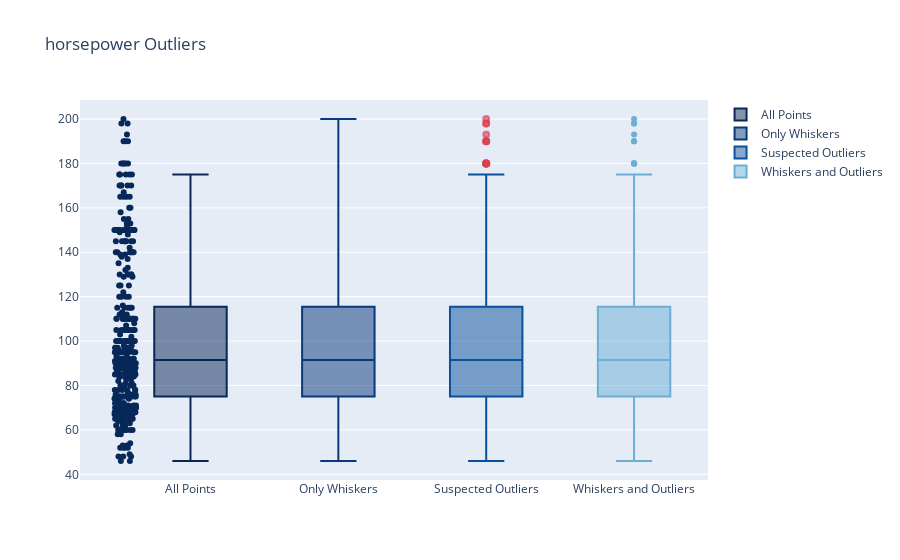

This figure's notebook cell:
### Markdown cell above
### Remove outlier in horsepower

### Code cell
feature_number = df.columns.get_loc('horsepower')
df_clean = TurkyOutliers(df_clean, df_name[feature_number], True)
configure_plotly_browser_state()
OutLiersBox(df_clean, df_clean_name[feature_number])

### Figure 1 — Plotly figure (JSON) as saved in the notebook; plotly's stock layout.template omitted (floating-point values rounded to 4 significant figures; data arrays with more than 128 entries replaced by an {"elided": "..."} marker saying what was removed)
{"data": [{"jitter": 0.3, "name": "All Points", "type": "box", "y": {"elided": "388 int values"}, "marker": {"color": "rgb(7,40,89)"}, "line": {"color": "rgb(7,40,89)"}, "pointpos": -1.8, "boxpoints": "all"}, {"name": "Only Whiskers", "y": {"elided": "388 int values"}, "marker": {"color": "rgb(9,56,125)"}, "line": {"color": "rgb(9,56,125)"}, "type": "box", "boxpoints": false}, {"name": "Suspected Outliers", "y": {"elided": "388 int values"}, "marker": {"color": "rgb(8,81,156)", "outliercolor": "rgba(219, 64, 82, 0.6)", "line": {"outlierwidth": 2, "outliercolor": "rgba(219, 64, 82, 0.6)"}}, "line": {"color": "rgb(8,81,156)"}, "type": "box", "boxpoints": "suspectedoutliers"}, {"name": "Whiskers and Outliers", "y": {"elided": "388 int values"}, "marker": {"color": "rgb(107,174,214)"}, "line": {"color": "rgb(107,174,214)"}, "type": "box", "boxpoints": "outliers"}], "layout": {"title": {"text": "horsepower Outliers"}}}
